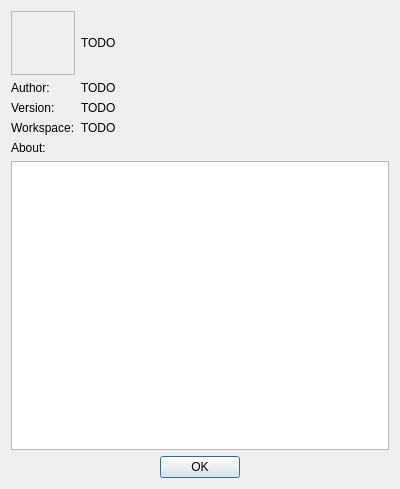
<?xml version="1.0" encoding="UTF-8"?>
<ui version="4.0">
 <class>AboutDialog</class>
 <widget class="QDialog" name="AboutDialog">
  <property name="geometry">
   <rect>
    <x>0</x>
    <y>0</y>
    <width>400</width>
    <height>489</height>
   </rect>
  </property>
  <property name="windowTitle">
   <string>About BeatBuddy Manager</string>
  </property>
  <layout class="QGridLayout" name="gridLayout">
   <item row="1" column="0">
    <widget class="QLabel" name="authorLabel">
     <property name="text">
      <string>Author:</string>
     </property>
    </widget>
   </item>
   <item row="0" column="0">
    <widget class="QFrame" name="appIconFrame">
     <property name="minimumSize">
      <size>
       <width>64</width>
       <height>64</height>
      </size>
     </property>
     <property name="maximumSize">
      <size>
       <width>64</width>
       <height>64</height>
      </size>
     </property>
     <property name="frameShape">
      <enum>QFrame::StyledPanel</enum>
     </property>
     <property name="frameShadow">
      <enum>QFrame::Raised</enum>
     </property>
    </widget>
   </item>
   <item row="0" column="1">
    <widget class="QLabel" name="appInfoDataLabel">
     <property name="text">
      <string>TODO</string>
     </property>
    </widget>
   </item>
   <item row="6" column="0" colspan="2">
    <widget class="QTextEdit" name="aboutDataTextEdit">
     <property name="readOnly">
      <bool>true</bool>
     </property>
    </widget>
   </item>
   <item row="7" column="0" colspan="2">
    <widget class="QDialogButtonBox" name="buttonBox">
     <property name="orientation">
      <enum>Qt::Horizontal</enum>
     </property>
     <property name="standardButtons">
      <set>QDialogButtonBox::Ok</set>
     </property>
     <property name="centerButtons">
      <bool>true</bool>
     </property>
    </widget>
   </item>
   <item row="1" column="1">
    <widget class="QLabel" name="authorDataLabel">
     <property name="text">
      <string>TODO</string>
     </property>
    </widget>
   </item>
   <item row="2" column="0">
    <widget class="QLabel" name="versionLabel">
     <property name="text">
      <string>Version:</string>
     </property>
    </widget>
   </item>
   <item row="2" column="1">
    <widget class="QLabel" name="versionDataLabel">
     <property name="text">
      <string>TODO</string>
     </property>
    </widget>
   </item>
   <item row="4" column="0">
    <widget class="QLabel" name="aboutLabel">
     <property name="text">
      <string>About:</string>
     </property>
    </widget>
   </item>
   <item row="3" column="0">
    <widget class="QLabel" name="wkspLabel">
     <property name="text">
      <string>Workspace:</string>
     </property>
    </widget>
   </item>
   <item row="3" column="1">
    <widget class="QLabel" name="wkspDataLabel">
     <property name="text">
      <string>TODO</string>
     </property>
    </widget>
   </item>
  </layout>
 </widget>
 <resources/>
 <connections>
  <connection>
   <sender>buttonBox</sender>
   <signal>accepted()</signal>
   <receiver>AboutDialog</receiver>
   <slot>accept()</slot>
   <hints>
    <hint type="sourcelabel">
     <x>248</x>
     <y>254</y>
    </hint>
    <hint type="destinationlabel">
     <x>157</x>
     <y>274</y>
    </hint>
   </hints>
  </connection>
  <connection>
   <sender>buttonBox</sender>
   <signal>rejected()</signal>
   <receiver>AboutDialog</receiver>
   <slot>reject()</slot>
   <hints>
    <hint type="sourcelabel">
     <x>316</x>
     <y>260</y>
    </hint>
    <hint type="destinationlabel">
     <x>286</x>
     <y>274</y>
    </hint>
   </hints>
  </connection>
 </connections>
</ui>
